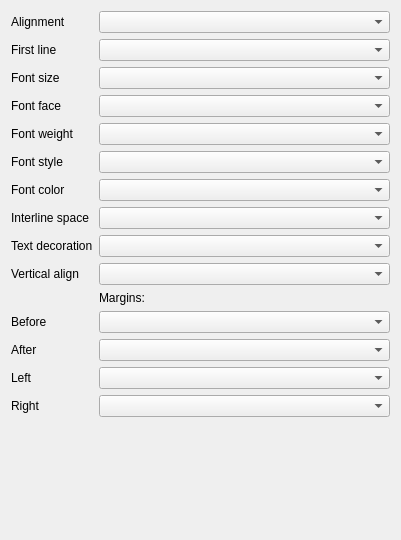
           <widget class="QWidget" name="scrollAreaWidgetContents">
            <property name="geometry">
             <rect>
              <x>0</x>
              <y>0</y>
              <width>401</width>
              <height>540</height>
             </rect>
            </property>
            <layout class="QVBoxLayout" name="verticalLayout_9">
             <item>
              <layout class="QFormLayout" name="formLayout_5">
               <property name="sizeConstraint">
                <enum>QLayout::SetDefaultConstraint</enum>
               </property>
               <property name="fieldGrowthPolicy">
                <enum>QFormLayout::AllNonFixedFieldsGrow</enum>
               </property>
               <property name="formAlignment">
                <set>Qt::AlignLeading|Qt::AlignLeft|Qt::AlignTop</set>
               </property>
               <item row="1" column="0">
                <widget class="QLabel" name="label_20">
                 <property name="text">
                  <string>Alignment</string>
                 </property>
                </widget>
               </item>
               <item row="1" column="1">
                <widget class="QComboBox" name="cbDefAlignment"/>
               </item>
               <item row="2" column="0">
                <widget class="QLabel" name="label_21">
                 <property name="text">
                  <string>First line</string>
                 </property>
                </widget>
               </item>
               <item row="2" column="1">
                <widget class="QComboBox" name="cbDefFirstLine"/>
               </item>
               <item row="3" column="0">
                <widget class="QLabel" name="label_27">
                 <property name="text">
                  <string>Font size</string>
                 </property>
                </widget>
               </item>
               <item row="3" column="1">
                <widget class="QComboBox" name="cbDefFontSize"/>
               </item>
               <item row="4" column="0">
                <widget class="QLabel" name="label_30">
                 <property name="text">
                  <string>Font face</string>
                 </property>
                </widget>
               </item>
               <item row="4" column="1">
                <widget class="QComboBox" name="cbDefFontFace"/>
               </item>
               <item row="5" column="0">
                <widget class="QLabel" name="label_28">
                 <property name="text">
                  <string>Font weight</string>
                 </property>
                </widget>
               </item>
               <item row="5" column="1">
                <widget class="QComboBox" name="cbDefFontWeight"/>
               </item>
               <item row="6" column="0">
                <widget class="QLabel" name="label_29">
                 <property name="text">
                  <string>Font style</string>
                 </property>
                </widget>
               </item>
               <item row="6" column="1">
                <widget class="QComboBox" name="cbDefFontStyle"/>
               </item>
               <item row="7" column="0">
                <widget class="QLabel" name="label_31">
                 <property name="text">
                  <string>Font color</string>
                 </property>
                </widget>
               </item>
               <item row="7" column="1">
                <widget class="QComboBox" name="cbDefFontColor"/>
               </item>
               <item row="11" column="1">
                <widget class="QLabel" name="label_26">
                 <property name="text">
                  <string>Margins:</string>
                 </property>
                </widget>
               </item>
               <item row="12" column="0">
                <widget class="QLabel" name="label_22">
                 <property name="text">
                  <string>Before</string>
                 </property>
                </widget>
               </item>
               <item row="12" column="1">
                <widget class="QComboBox" name="cbDefMarginBefore"/>
               </item>
               <item row="13" column="0">
                <widget class="QLabel" name="label_23">
                 <property name="text">
                  <string>After</string>
                 </property>
                </widget>
               </item>
               <item row="13" column="1">
                <widget class="QComboBox" name="cbDefMarginAfter"/>
               </item>
               <item row="14" column="0">
                <widget class="QLabel" name="label_24">
                 <property name="text">
                  <string>Left</string>
                 </property>
                </widget>
               </item>
               <item row="14" column="1">
                <widget class="QComboBox" name="cbDefMarginLeft"/>
               </item>
               <item row="15" column="0">
                <widget class="QLabel" name="label_25">
                 <property name="text">
                  <string>Right</string>
                 </property>
                </widget>
               </item>
               <item row="15" column="1">
                <widget class="QComboBox" name="cbDefMarginRight"/>
               </item>
               <item row="8" column="1">
                <widget class="QComboBox" name="cbDefLineHeight"/>
               </item>
               <item row="8" column="0">
                <widget class="QLabel" name="label_33">
                 <property name="text">
                  <string>Interline space</string>
                 </property>
                </widget>
               </item>
               <item row="9" column="1">
                <widget class="QComboBox" name="cbDefTextDecoration"/>
               </item>
               <item row="9" column="0">
                <widget class="QLabel" name="label_32">
                 <property name="text">
                  <string>Text decoration</string>
                 </property>
                </widget>
               </item>
               <item row="10" column="1">
                <widget class="QComboBox" name="cbDefVerticalAlign"/>
               </item>
               <item row="10" column="0">
                <widget class="QLabel" name="label_34">
                 <property name="text">
                  <string>Vertical align</string>
                 </property>
                </widget>
               </item>
              </layout>
             </item>
            </layout>
           </widget>
